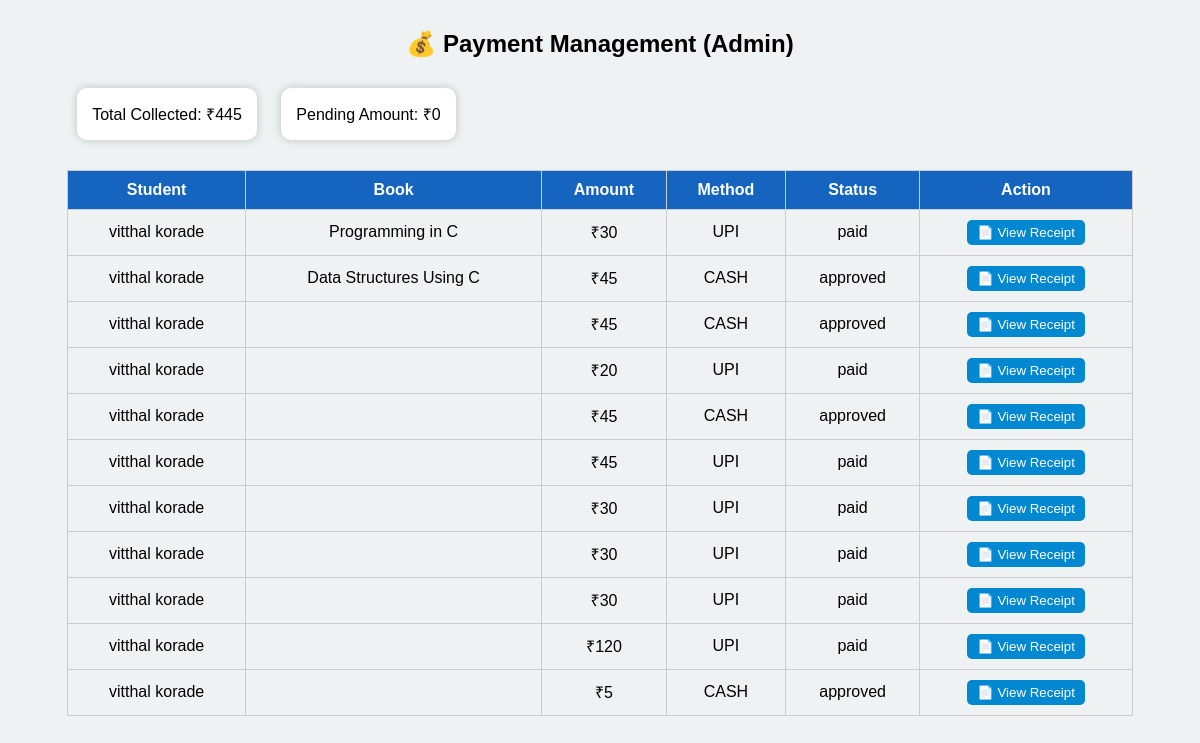
The page /payment_requests.php on the database its author committed.
### tables this page shows
CREATE TABLE `payment` (
  `payment_id` int(11) NOT NULL,
  `student_id` int(11) DEFAULT NULL,
  `amount` int(11) DEFAULT NULL,
  `payment_method` varchar(10) DEFAULT NULL,
  `status` varchar(20) DEFAULT NULL,
  `payment_date` timestamp NOT NULL DEFAULT current_timestamp(),
  `issue_id` int(11) DEFAULT NULL
);

CREATE TABLE `students` (
  `student_id` int(11) NOT NULL,
  `student_name` varchar(100) NOT NULL,
  `email` varchar(100) NOT NULL,
  `password` varchar(100) NOT NULL,
  `course` varchar(100) NOT NULL,
  `mobile` varchar(15) NOT NULL
);

CREATE TABLE `books` (
  `book_id` int(11) NOT NULL,
  `book_name` varchar(150) NOT NULL,
  `author` varchar(100) NOT NULL,
  `quantity` int(11) NOT NULL
);

### payment_requests.php (the view, shortened to what this page needs)
<?php
include '../db.php';
$total = mysqli_fetch_assoc(mysqli_query($conn,"
SELECT SUM(amount) as total FROM payment WHERE status IN('paid','approved')
"))['total'] ?? 0;
$pending = mysqli_fetch_assoc(mysqli_query($conn,"
SELECT SUM(amount) as pending FROM payment WHERE status='pending'
"))['pending'] ?? 0;
?>
<!DOCTYPE html>
<html>
<head>
</head>
<body>
<div class="container">
<h2>💰 Payment Management (Admin)</h2>
<div class="card">Total Collected: ₹<?php echo $total; ?></div>
<div class="card">Pending Amount: ₹<?php echo $pending; ?></div>
<table>
<tr>
<th>Student</th>
<th>Book</th>
<th>Amount</th>
<th>Method</th>
<th>Status</th>
<th>Action</th>
</tr>
<?php
$q = mysqli_query($conn,"
SELECT p.*, s.student_name, b.book_name
FROM payment p
JOIN students s ON p.student_id = s.student_id
LEFT JOIN issued_books ib ON p.issue_id = ib.id
LEFT JOIN books b ON ib.book_id = b.book_id
ORDER BY p.payment_id DESC
");
while($row=mysqli_fetch_assoc($q)){
?>
<tr>
<td><?php echo $row['student_name']; ?></td>
<td><?php echo $row['book_name']; ?></td>
<td>₹<?php echo $row['amount']; ?></td>
<td><?php echo $row['payment_method']; ?></td>
<td><?php echo $row['status']; ?></td>
<td>
<?php if($row['status']=="pending"){ ?>
<a href="?approve=<?php echo $row['payment_id']; ?>">
<button class="btn approve">Approve</button>
</a>
<a href="?reject=<?php echo $row['payment_id']; ?>">
<button class="btn reject">Reject</button>
</a>
<?php } else { ?>
<a href="../student/receipt.php?id=<?php echo $row['payment_id']; ?>" target="_blank">
<button class="btn view">📄 View Receipt</button>
</a>
<?php } ?>
</td>
</tr>
<?php } ?>
</table>
</div>
</body>
</html>

### payment_requests.php (style rules this page uses)
body { font-family:Arial;background:#eef2f3; }
.container { width:90%; margin:30px auto; }
h2 { text-align:center; }
.card { display:inline-block; padding:15px; margin:10px; background:#fff; border-radius:10px; box-shadow:0 0 10px rgba(0,0,0,0.2); }
table { width:100%; border-collapse:collapse; margin-top:20px; }
th,td { padding:10px; text-align:center; border:1px solid #ccc; }
th { background:#1565c0;color:white; }
.btn { padding:5px 10px; border:none; border-radius:5px; cursor:pointer; }
.view { background:#0288d1;color:white; }

### rows shown on the page
payment: student.student_name "vitthal korade", books.book_name "Programming in C", amount "30", payment_method "UPI", status "paid"
payment: student.student_name "vitthal korade", books.book_name "Data Structures Using C", amount "45", payment_method "CASH", status "approved"
payment: student.student_name "vitthal korade", amount "45", payment_method "CASH", status "approved"
payment: student.student_name "vitthal korade", amount "20", payment_method "UPI", status "paid"
payment: student.student_name "vitthal korade", amount "45", payment_method "CASH", status "approved"
payment: student.student_name "vitthal korade", amount "45", payment_method "UPI", status "paid"
payment: student.student_name "vitthal korade", amount "30", payment_method "UPI", status "paid"
payment: student.student_name "vitthal korade", amount "30", payment_method "UPI", status "paid"
payment: student.student_name "vitthal korade", amount "30", payment_method "UPI", status "paid"
payment: student.student_name "vitthal korade", amount "120", payment_method "UPI", status "paid"
payment: student.student_name "vitthal korade", amount "5", payment_method "CASH", status "approved"

### other values the page prints
$total "445"
$pending "0"
